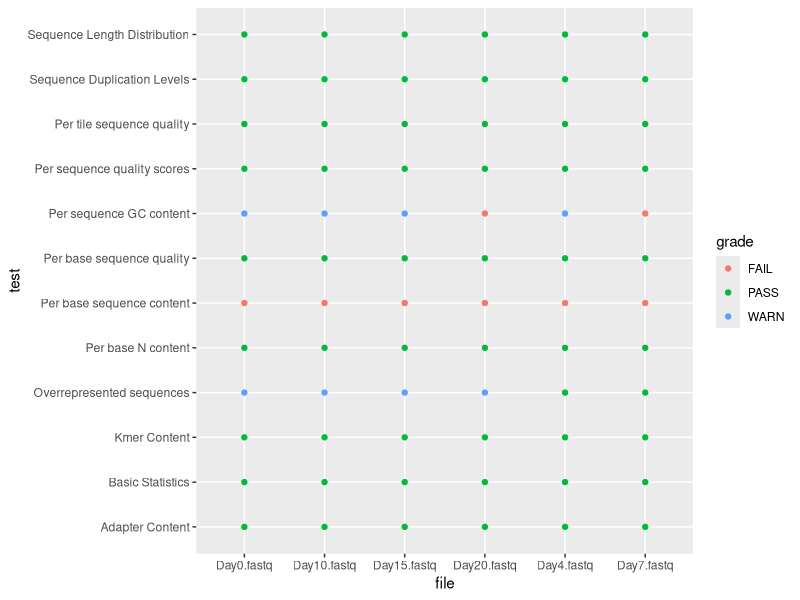
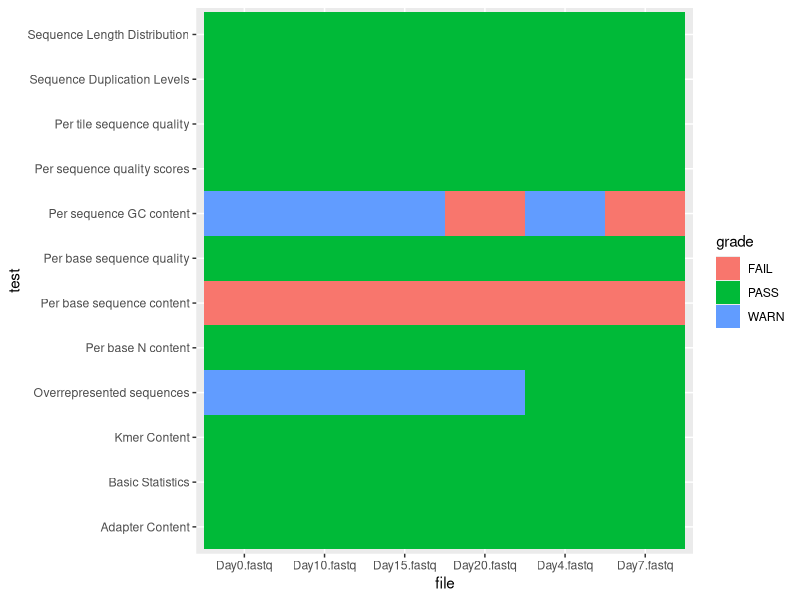
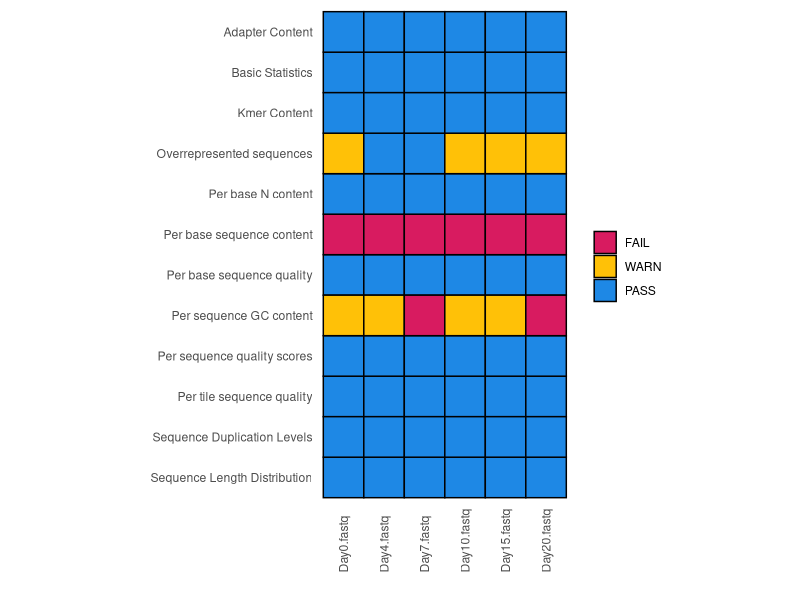

R code for these plots, in order:
## ---- chunk 1
library(tidyverse)

bigtab <- read_csv("r-progtidy-files/fastqc.csv")
## ---- chunk 2
ggplot(bigtab, aes(x=file,y=test,color=grade)) + 
    geom_point()
## ---- chunk 3
ggplot(bigtab, aes(x=file,y=test,fill=grade)) + 
    geom_tile()
## ---- chunk 4
# Put x axis in order first found in data frame
x_order <- unique(bigtab$file)
bigtab$file <- factor(bigtab$file, levels=x_order)

# Only necessary if not continuing from previous lesson on programming!
color_order <- c("FAIL", "WARN", "PASS")
bigtab$grade <- factor(bigtab$grade, levels=color_order)

myplot <- ggplot(bigtab, aes(x=file, y=test, fill=grade)) + 
    geom_tile(color="black", size=0.5) +           # Black border on tiles
    scale_y_discrete(limits=rev) +                 # Flip the y axis
    scale_fill_manual(                             # Colors, as color hex codes
        values=c("#D81B60","#FFC107","#1E88E5")) +
    labs(x="", y="", fill="") +                    # Remove axis labels
    coord_fixed() +                                # Square tiles
    theme_minimal() +                              # Minimal theme, no grey background
    theme(panel.grid=element_blank(),              # No underlying grid lines
          axis.text.x=element_text(                # Vertical text on x axis
              angle=90,vjust=0.5,hjust=0))              
myplot
